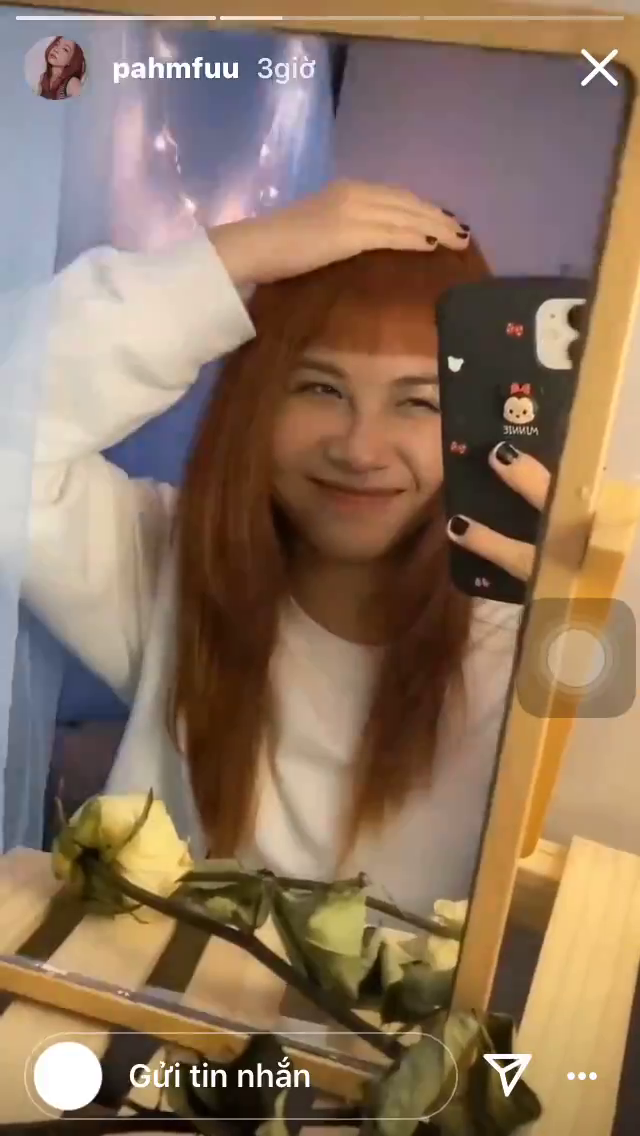
#> input picture frame 65 of myproject/face_recognize/Photos/IMG_0058.TRIM.MOV, 640 x 1136 px, given in place of videoplayback.mp4, which was not available
$ python face.py
#> lines starting #> are read from the running program, lines starting #| are printed output that depends on the picture; pictures that were not available may be replaced by others from this repository, and a replacement may not be noted
import numpy as np
import cv2
import copy

def main():
    cap = cv2.VideoCapture('videoplayback.mp4')
    # pip install opencv-contrib-python
    # fgbg = cv2.bgsegm.createBackgroundSubtractorMOG()
    fgbg = cv2.createBackgroundSubtractorMOG2()
    # fgbg  =   cv2.bgsegm.createBackgroundSubtractorMOG()


    # number of frames is a variable for development purposes, you can change the for loop to a while(cap.isOpened()) instead to go through the whole video
    num_frames = 400

    first_iteration_indicator = 1
    for i in range(0, num_frames):
        '''
        There are some important reasons this if statement exists:
            -in the first run there is no previous frame, so this accounts for that
            -the first frame is saved to be used for the overlay after the accumulation has occurred
            -the height and width of the video are used to create an empty image for accumulation (accum_image)
        '''
        if (first_iteration_indicator == 1):

            ret, frame = cap.read()
            first_frame = copy.deepcopy(frame)
            gray = cv2.cvtColor(frame, cv2.COLOR_BGR2GRAY)
            height, width = gray.shape[:2]
            accum_image = np.zeros((height, width), np.uint8)
            first_iteration_indicator = 0
        else:
            ret, frame = cap.read()  # read a frame
            gray = cv2.cvtColor(frame, cv2.COLOR_BGR2GRAY)  # convert to grayscale

            fgmask = fgbg.apply(gray)  # remove the background

            # for testing purposes, show the result of the background subtraction
            # cv2.imshow('diff-bkgnd-frame', fgmask)

            # apply a binary threshold only keeping pixels above thresh and setting the result to maxValue.  If you want
            # motion to be picked up more, increase the value of maxValue.  To pick up the least amount of motion over time, set maxValue = 1
            thresh = 2
            maxValue = 2
            ret, th1 = cv2.threshold(fgmask, thresh, maxValue, cv2.THRESH_BINARY)
            # for testing purposes, show the threshold image
            # cv2.imwrite('diff-th1.jpg', th1)

            # add to the accumulated image
            accum_image = cv2.add(accum_image, th1)
            # for testing purposes, show the accumulated image
            # cv2.imwrite('diff-accum.jpg', accum_image)

            # for testing purposes, control frame by frame
            # raw_input("press any key to continue")

        # for testing purposes, show the current frame
        # cv2.imshow('frame', gray)

        if cv2.waitKey(1) & 0xFF == ord('q'):
            break
#> this loop made 1 pass; (key q is pressed on pass 1)
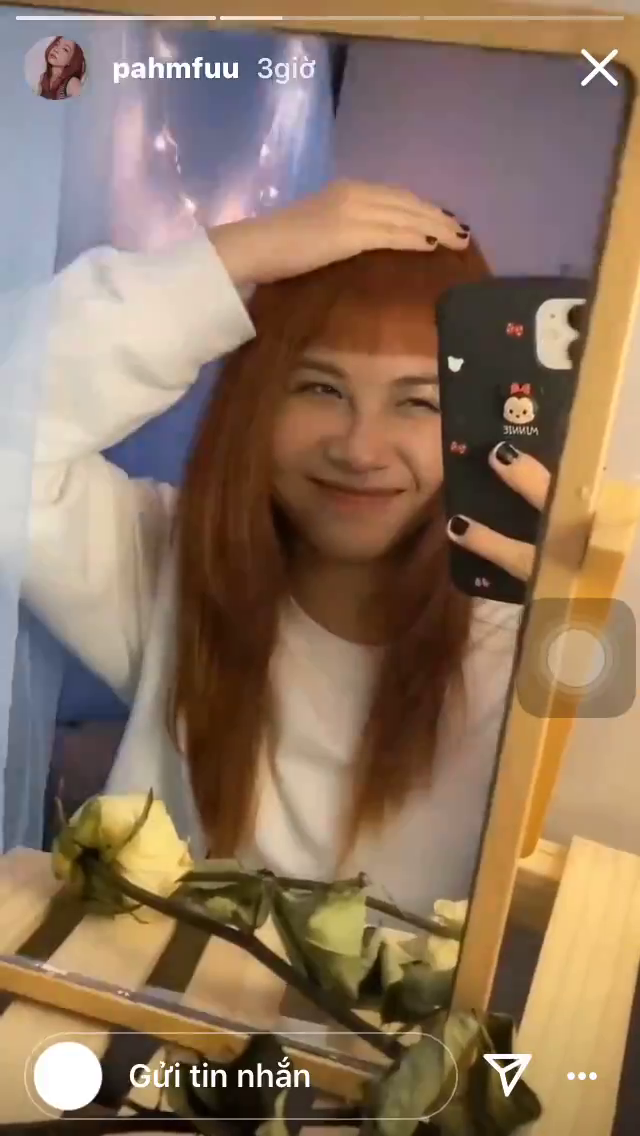
#> input picture frame 65 of myproject/face_recognize/Photos/IMG_0058.TRIM.MOV, 640 x 1136 px, given in place of videoplayback.mp4, which was not available
#> pass 1, in main, `gray = cv2.cvtColor(frame, cv2.COLOR_BGR2GRAY)`:
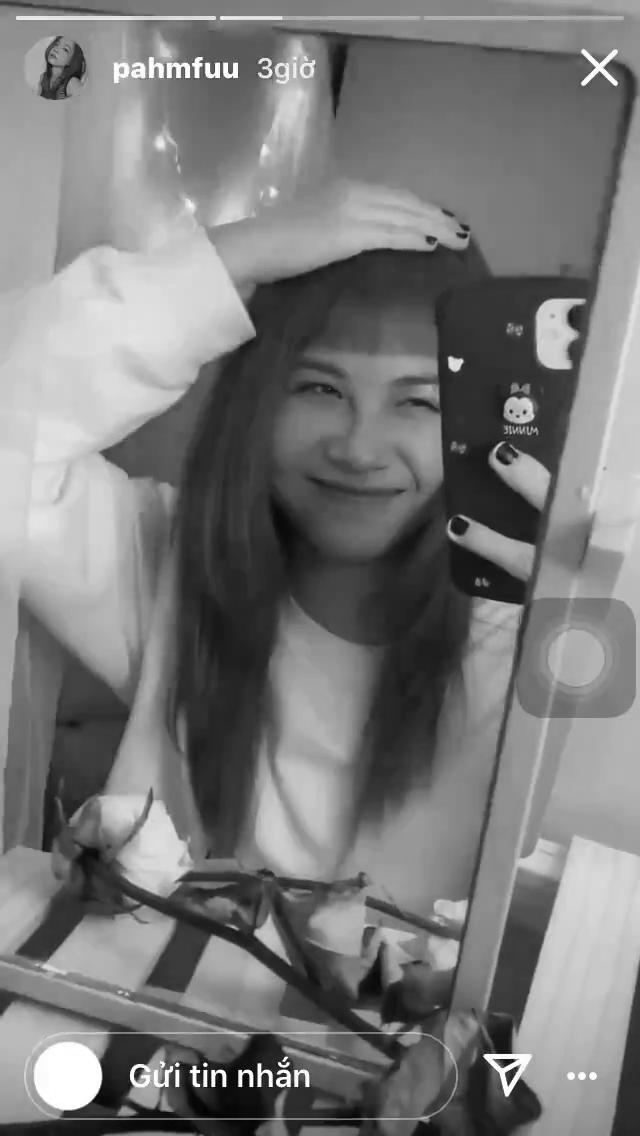
#> gray: shape (1136, 640); min 0, max 255, mean 121.4
#> after the loop: accum_image: shape (1136, 640); every value is 0
#> first_frame is the input picture: shape (1136, 640, 3); mean B, G, R 94.7, 116.5, 141.4
#> after the loop, first_iteration_indicator = 0; height = 1136; width = 640

    # apply a color map
    # COLORMAP_PINK also works well, COLORMAP_BONE is acceptable if the background is dark
    color_image = im_color = cv2.applyColorMap(accum_image, cv2.COLORMAP_HOT)
#> color_image: shape (1136, 640, 3); every value is 0
    # for testing purposes, show the colorMap image
    # cv2.imwrite('diff-color.jpg', color_image)

    # overlay the color mapped image to the first frame
    result_overlay = cv2.addWeighted(first_frame, 0.7, color_image, 0.7, 0)
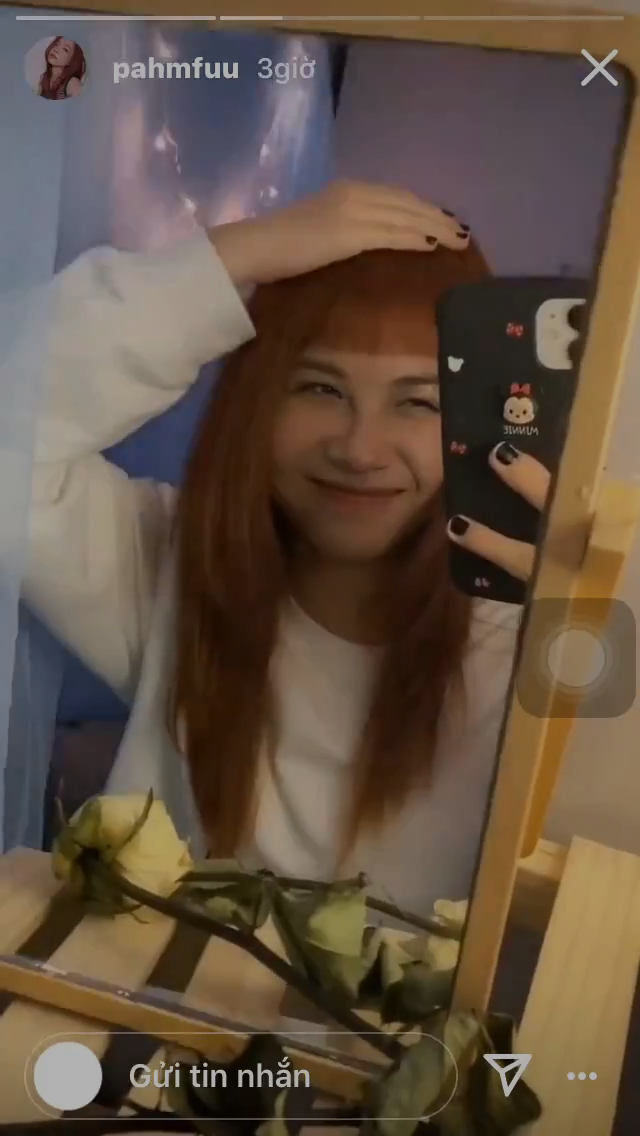
#> result_overlay: shape (1136, 640, 3); mean B, G, R 66.3, 81.6, 99

    # save the final overlay image
    cv2.imwrite('diff-overlay.jpg', result_overlay)

    # cleanup
    cap.release()
    cv2.destroyAllWindows()

if __name__=='__main__':
    main()

$ run again, starting later in the video
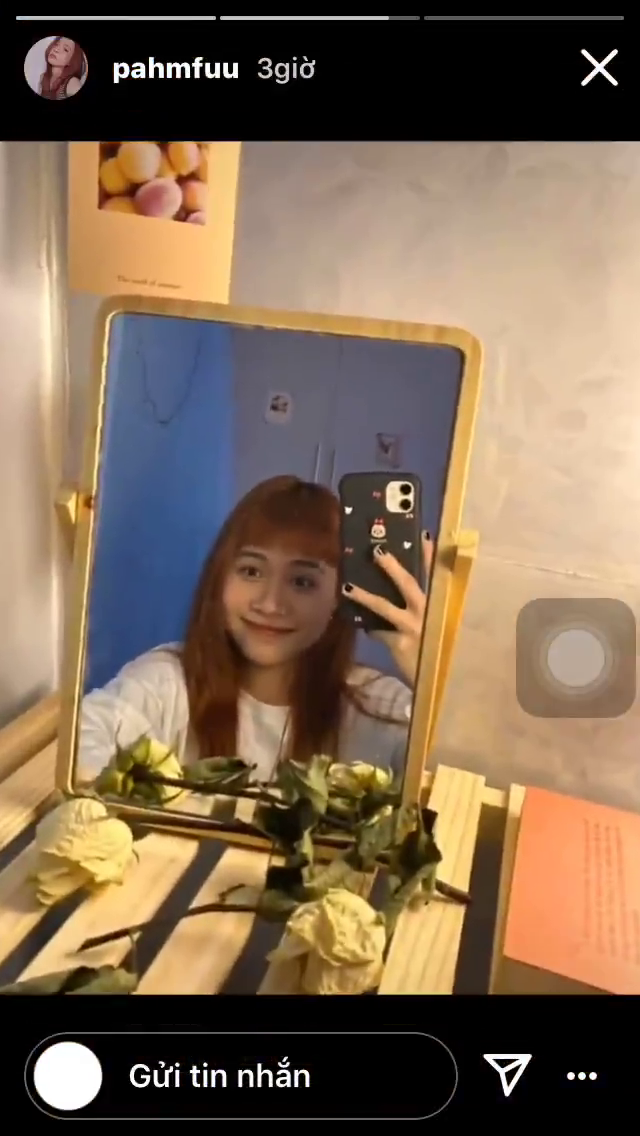
#> input picture frame 293 of myproject/face_recognize/Photos/IMG_0058.TRIM.MOV, 640 x 1136 px, given in place of videoplayback.mp4, which was not available
#> the loop in main, `for i in range(0, num_frames):` made 1 pass; (key q is pressed on pass 1)
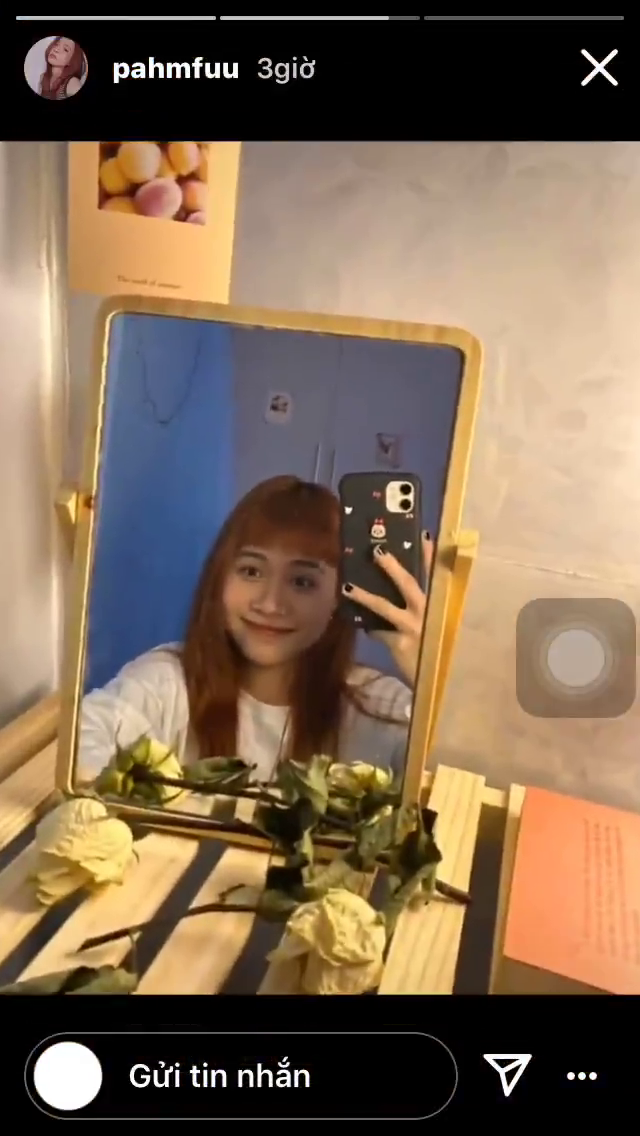
#> input picture frame 293 of myproject/face_recognize/Photos/IMG_0058.TRIM.MOV, 640 x 1136 px, given in place of videoplayback.mp4, which was not available
#> pass 1, in main, `gray = cv2.cvtColor(frame, cv2.COLOR_BGR2GRAY)`:
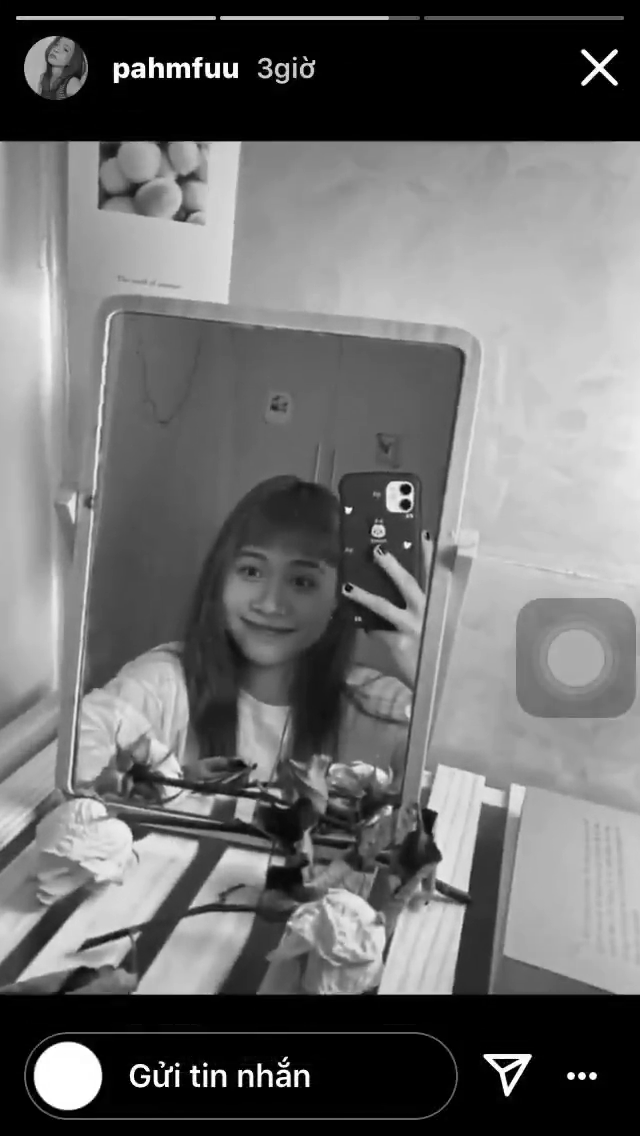
#> gray: shape (1136, 640); min 0, max 255, mean 109.3
#> in main, first_frame is the input picture: shape (1136, 640, 3); mean B, G, R 83.5, 105.2, 127.2
#> after the loop in main, `for i in range(0, num_frames):`: first_iteration_indicator = 0; height = 1136; width = 640
#> color_image: shape (1136, 640, 3); every value is 0
#> in main, `result_overlay = cv2.addWeighted(first_frame, 0.7, color_image, 0.7, 0)`:
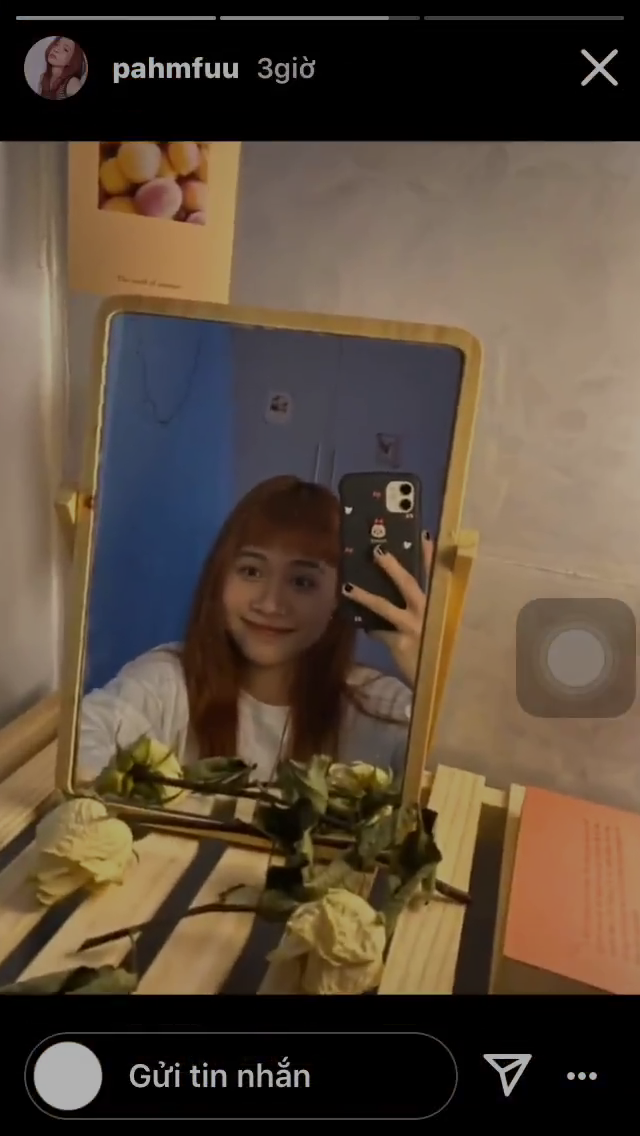
#> result_overlay: shape (1136, 640, 3); mean B, G, R 58.5, 73.7, 89

$ run again, starting later in the video
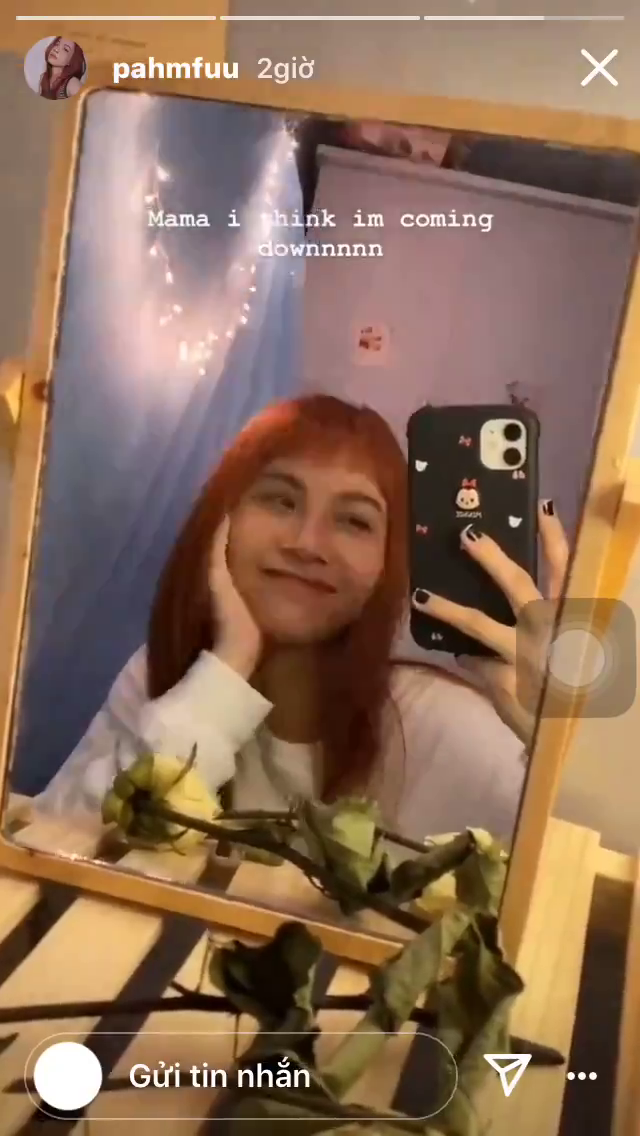
#> input picture frame 521 of myproject/face_recognize/Photos/IMG_0058.TRIM.MOV, 640 x 1136 px, given in place of videoplayback.mp4, which was not available
#> the loop in main, `for i in range(0, num_frames):` made 1 pass; (key q is pressed on pass 1)
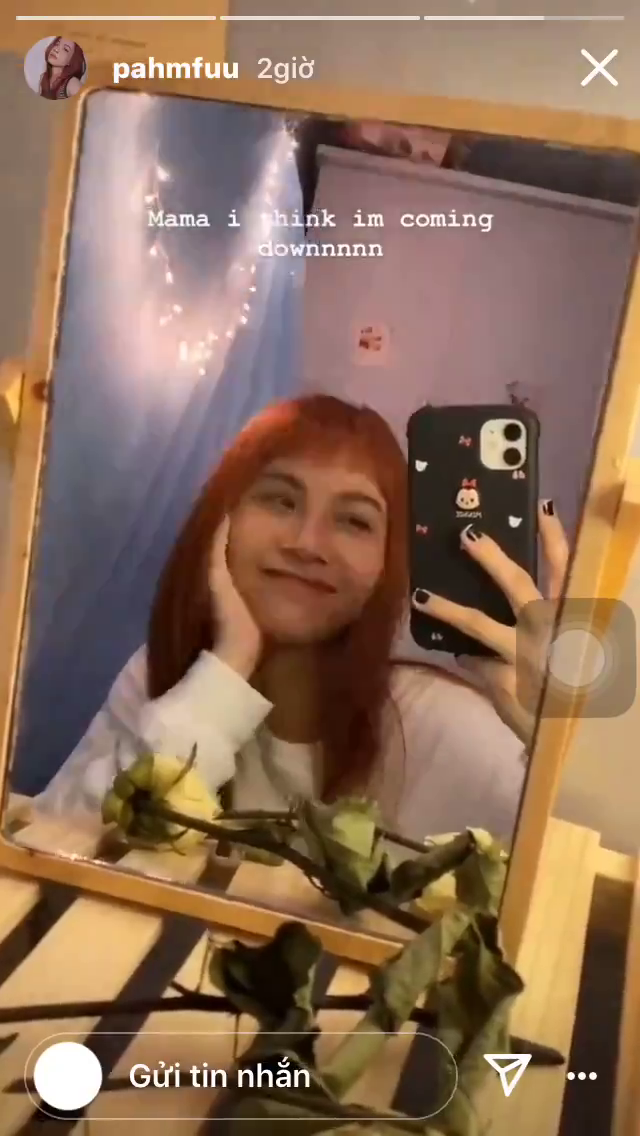
#> input picture frame 521 of myproject/face_recognize/Photos/IMG_0058.TRIM.MOV, 640 x 1136 px, given in place of videoplayback.mp4, which was not available
#> pass 1, in main, `gray = cv2.cvtColor(frame, cv2.COLOR_BGR2GRAY)`:
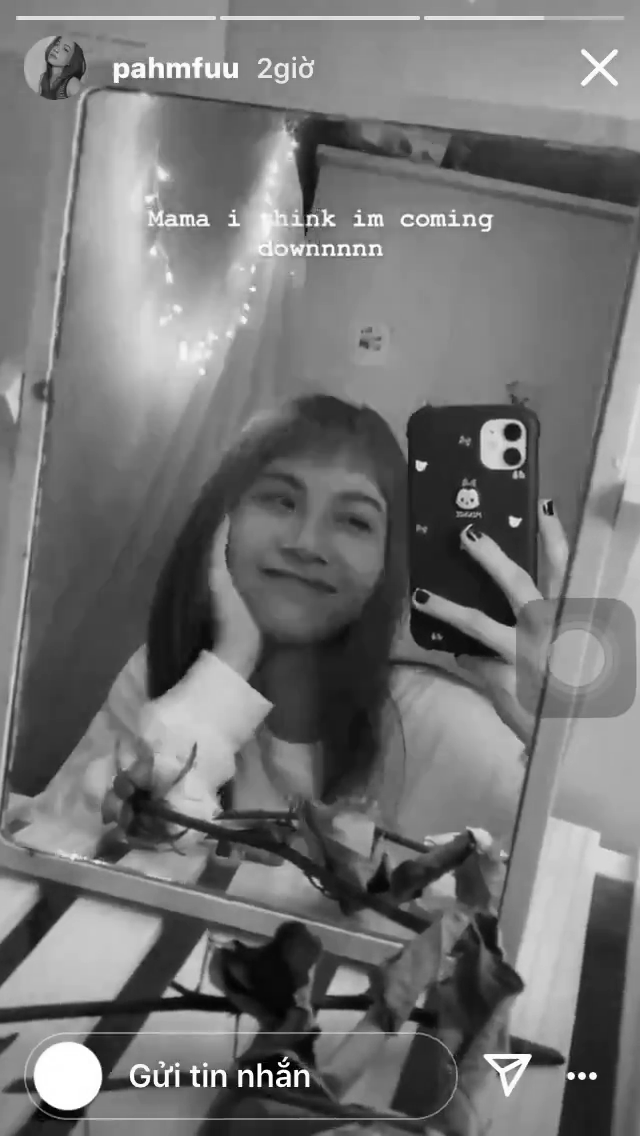
#> gray: shape (1136, 640); min 0, max 255, mean 115.5
#> in main, first_frame is the input picture: shape (1136, 640, 3); mean B, G, R 86.7, 108.8, 139.7
#> after the loop in main, `for i in range(0, num_frames):`: first_iteration_indicator = 0; height = 1136; width = 640
#> color_image: shape (1136, 640, 3); every value is 0
#> in main, `result_overlay = cv2.addWeighted(first_frame, 0.7, color_image, 0.7, 0)`:
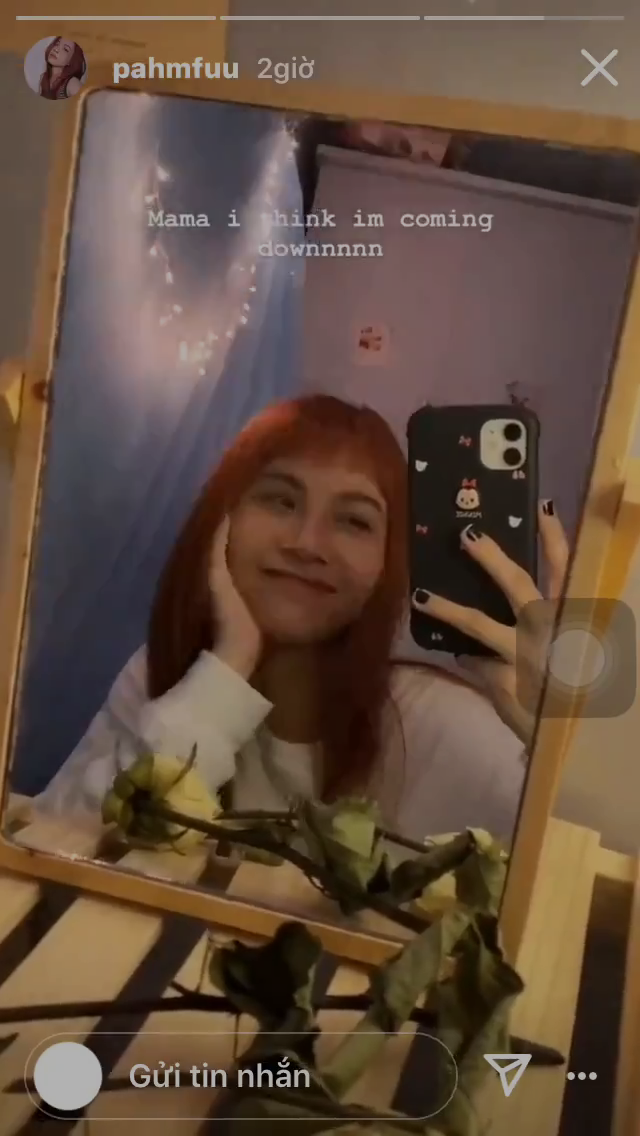
#> result_overlay: shape (1136, 640, 3); mean B, G, R 60.7, 76.1, 97.8
